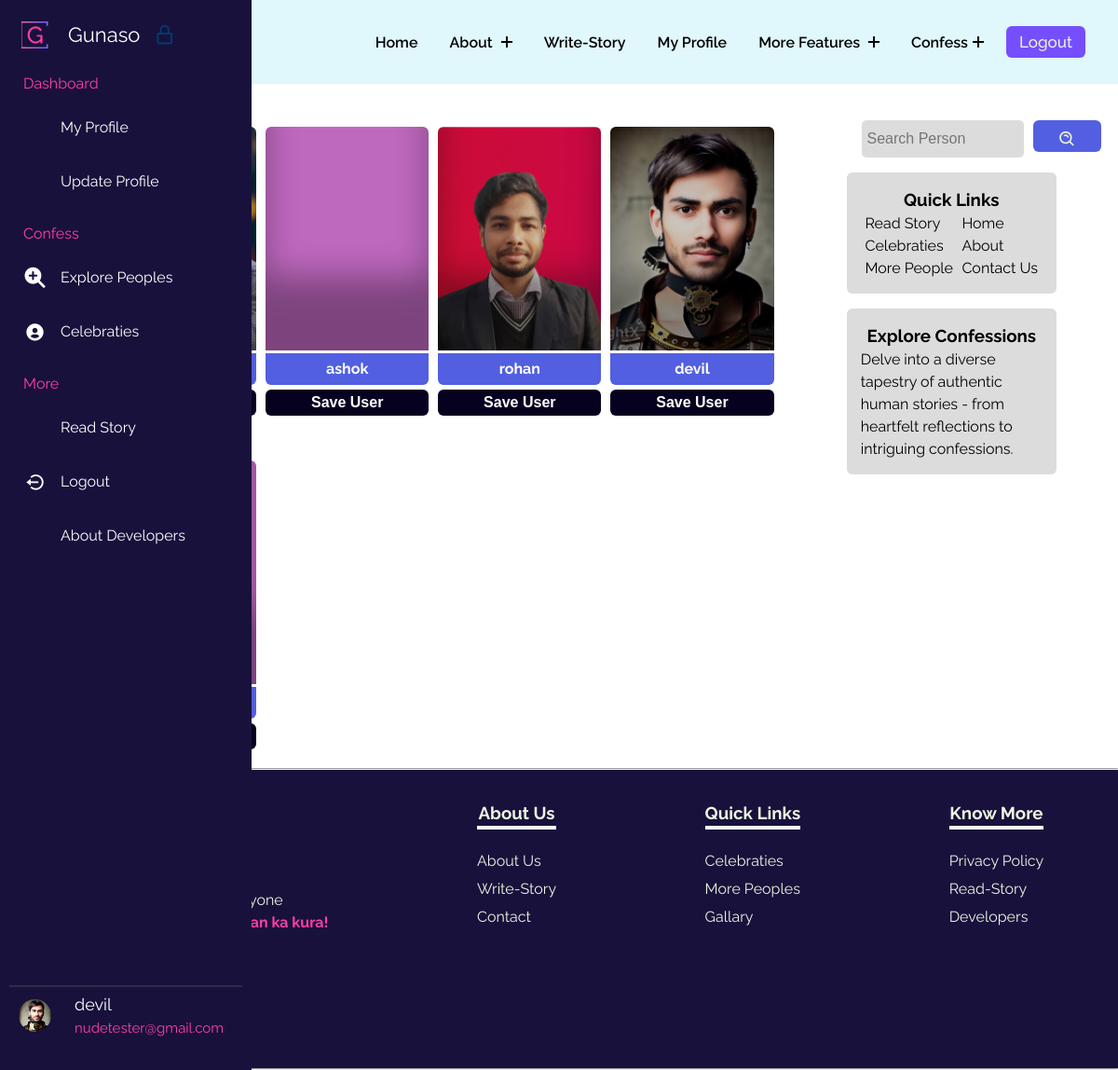
/persons/ (signed in), run on the app's committed database.
### gunasoApp/models.py (models this page shows, shortened)
class Profile(models.Model):
    user = models.OneToOneField(User, on_delete=models.CASCADE, related_name="Profile")
    image = models.ImageField(upload_to="gunasoApp/images/loggeduserImages", blank=True, default="upload-image")

### gunasoApp/views.py (the view)
# urls.py: path('persons/',views.persons, name='person'),
def persons(request):
    if request.user.is_anonymous:
        all_users = Profile.objects.all()
        uppercontext = {
            "all_users": all_users,
        }
        return render(request, 'persons.html', uppercontext)
    else:
        clipped_users_fetch = Clipping.objects.filter(user=request.user)
        all_users = Profile.objects.all()
        saved_users = clipped_users_fetch.values_list('visitedUser', flat=True)
        context = {
            "all_users": all_users,
            "saved_users": saved_users,
        }
        return render(request, 'persons.html', context)

### templates/persons.html (shortened to what this page needs)
{% extends 'base.html' %}
{% load static %}
        {% block base_style%}
        {{ block.super }}
        <link rel="stylesheet" href="{% static 'styles/persons.css' %}">
        {% endblock base_style%}
        {% block content %}
        <div class="famoustopicsmain">
            <div class="containflex">
                <div class="leftside">
                    <h2>Connect <span class="blue">with:</span></h2>
                    <div class="gridcontain">
                        {% for profile in all_users %}
                        <div data-aos="fade-up">
                            <div class="card" style="background-image: url(../media/{{profile.image}});">
                            </div>
                            <div class="linksbtns">
                                <a class="usernameanchor" href="../user/{{ profile.user }}">{{ profile.user }}</a>
                                {% if user.is_authenticated %}
                                {% if profile.user.id not in saved_users %}
                                <form action="{{ user }}/clip-system/{{ profile.user }}/" method="post">
                                    <input class="clipuserbtn" type="submit" value="Save User" name="" id="">
                                </form>
                                {% endif %}
                                {% endif %}
                            </div>
                        </div>
                        {% endfor %}
                    </div>
                </div>
                <div class="rightside">
                    <div class="searchdiv" data-aos="fade-down">
                        <form method="get" action="{% url 'searchperson' %}">
                            <input class="searchinp" type="search" placeholder="Search Person" aria-label="Search"
                                name="query" id="query">
                            <button class="copybtn" type="submit" style="margin: 0;">
                                <i class='bx bx-search-alt'></i>
                            </button>
                        </form>
                    </div>
                    <div class="catandside">
                        <div class="categoriesdiv" data-aos="fade-down">
                            <h3>Quick Links</h3>
                            <div class="uls">
                                <ul class="lineone">
                                    <li><a href="/read-story">Read Story</a></li>
                                    <li><a href="/topics">Celebraties</a></li>
                                    <li><a href="#">More People</a></li>
                                </ul>
                                <ul class="lineone">
                                    <li><a href="/">Home</a></li>
                                    <li><a href="/about">About</a></li>
                                    <li><a href="/contact">Contact Us</a></li>
                                </ul>
                            </div>
                        </div>
                        <div class="categoriesdiv" data-aos="fade-up">
                            <h3>Explore Confessions</h3>
                            <p>Delve into a diverse tapestry of authentic human stories - from heartfelt reflections to
                                intriguing confessions.</p>
                        </div>
                    </div>
                </div>
            </div>
        </div>
        {% endblock %}

### templates/base.html (shortened to what this page needs)
{% load static %}
{% load webpush_notifications %}
<!DOCTYPE html>
<html lang="en">
<head>
    {% block base_style%}
    <link rel="stylesheet" href="{% static 'styles/base.css' %}">
    <link href="https://unpkg.com/aos@2.3.1/dist/aos.css" rel="stylesheet">
    {% endblock base_style%}
    <link rel="stylesheet" href="https://cdnjs.cloudflare.com/ajax/libs/font-awesome/4.7.0/css/font-awesome.min.css" />
    <link href="https://cdn.jsdelivr.net/npm/remixicon@4.0.0/fonts/remixicon.css" rel="stylesheet" />
    <link flex href="https://unpkg.com/boxicons@2.1.4/css/boxicons.min.css" rel="stylesheet" />
</head>
<body>
    <header class="header">
        <div class="container_nav">
            <div class="header-main">
                <div class="logo">
                    <a href="/">
                        <div class="contentlogo">
                            <h2 class="text" data-text="Gunaso">
                            </h2>
                        </div>
                    </a>
                </div>
                <nav class="nav-menu">
                    <ul class="menu">
                        <li class="menu-item">
                            <a href="/">Home</a>
                        </li>
                        <li class="menu-item menu-item-has-children">
                            <a href="#" data-toggle="sub-menu">About <i class="plus"></i></a>
                        </li>
                        <li class="menu-item">
                            <a href="{% url 'writestory' %}">write-Story</a>
                        </li>
                        <li class="menu-item">
                            <a href="/user/{{request.user}}">My Profile</a>
                        </li>
                        <li class="menu-item menu-item-has-children">
                            <a href="#" data-toggle="sub-menu">More Features <i class="plus"></i></a>
                        </li>
                        <li class="menu-item menu-item-has-children">
                            <a href="#" data-toggle="sub-menu">Confess<i class="plus"></i></a>
                        </li>
                        {% if user.is_authenticated %}
                        <button id="logoutbtn" onclick="logoutfunc()">
                            Logout
                        </button>
                        {% endif %}
                    </ul>
                </nav>
            </div>
        </div>
    </header>
    <nav class="sidebar hoverable close">
        <div class="logo_items flex">
            <span class="nav_image">
                <img src="{% static 'images/logos/g-high-resolution-logo-transparent.png' %}" alt="logo_img" />
            </span>
            <span class="logo_name">Gunaso</span>
            <i class="bx bx-lock-alt" id="lock-icon" title="Unlock Sidebar"></i>
        </div>
        <div class="menu_container">
            <div class="menu_items">
                <ul class="menu_item">
                    <div class="menu_title flex">
                        <span class="title">Dashboard</span>
                    </div>
                    <li class="item">
                        <a href="/user/{{request.user}}" class="link flex">
                            <i style="color: #fff;">
                                <lord-icon src="https://cdn.lordicon.com/hrjifpbq.json" trigger="hover"
                                    style="width:35px;height:35px" colors="primary:#fff,secondary:#fff">
                                </lord-icon>
                            </i>
                            <span>My Profile</span>
                        </a>
                    </li>
                    <li class="item">
                        <a href="{% url 'update_profile' %}" class="link flex">
                            <i>
                                <lord-icon src="https://cdn.lordicon.com/ifsxxxte.json" trigger="hover"
                                    style="width:30px;height:30px" colors="primary:#fff,secondary:#fff">
                                </lord-icon>
                            </i>
                            <span>Update Profile</span>
                        </a>
                    </li>
                </ul>
                <ul class="menu_item">
                    <div class="menu_title flex">
                        <span class="title">Confess</span>
                    </div>
                    <li class="item">
                        <a href="{% url 'person' %}" class="link flex">
                            <i class="fa-solid fa-magnifying-glass-plus"></i>
                            <span>Explore Peoples</span>
                        </a>
                    </li>
                    <li class="item">
                        <a href="{% url 'topics' %}" class="link flex">
                            <i class='bx bxs-user-circle'></i>
                            <span>Celebraties</span>
                        </a>
                    </li>
                </ul>
                <ul class="menu_item">
                    <div class="menu_title flex">
                        <span class="title">More</span>
                    </div>
                    <li class="item">
                        <a href="{% url 'readstory' %}" class="link flex">
                            <i>
                                <lord-icon src="https://cdn.lordicon.com/depeqmsz.json" trigger="hover"
                                    style="width:30px;height:30px" colors="primary:#fff,secondary:#fff">
                                </lord-icon>
                            </i>
                            <span>Read Story</span>
                        </a>
                    </li>
                    <li class="item">
                        <a href="{% url 'logout' %}" class="link flex">
                            <i class='bx bx-log-out-circle'></i>
                            <span>Logout</span>
                        </a>
                    </li>
                    <li class="item">
                        <a href="{% url 'developers' %}" class="link flex">
                            <i>
                                <lord-icon src="https://cdn.lordicon.com/eodeknny.json" trigger="hover"
                                    style="width:30px;height:30px" colors="primary:#fff,secondary:#fff">
                                </lord-icon>
                            </i>
                            <span>About Developers</span>
                        </a>
                    </li>
                </ul>
            </div>
            <div class="sidebar_profile flex">
                {% if user.is_authenticated %}
                <span class="nav_image">
                    <img src="{{request.user.Profile.image.url}}" alt="logo_img"
                        style="border-radius: 50%; height: 35px; width:35px;" />
                </span>
                <div class="data_text">
                    <span class="name">{{request.user}}</span>
                    <br>
                    <span class="email">{{request.user.email}}</span>
                </div>
                {% else %}
                <span class="name">Login</span>
                {% endif %}
            </div>
        </div>
    </nav>
    {% block content %} {% endblock %}
    <hr>
    <footer class="footer">
        <div class="fone">
            <p>Gunaso for Everyone<br> <span>Pokham afna man ka kura!</span></p>
            <div class="footer-links">
                <a href=""></a>
                <a href=""></a>
                <a href=""></a>
            </div>
        </div>
        <div class="ftwo">
            <ul>
                <h3 class="footer-h3">About Us</h3>
                <li><a href="{% url 'about' %}">About Us</a></li>
                <li><a href="{% url 'writestory' %}">Write-Story</a></li>
                <li><a href="{% url 'contact' %}">Contact</a></li>
            </ul>
        </div>
        <div class="fthree">
            <ul>
                <h3 class="footer-h3">Quick Links</h3>
                <li><a href="{% url 'topics'%}">Celebraties</a></li>
                <li><a href="{% url 'person'%}">More Peoples</a></li>
                <li><a href="{% url 'gallary' %}">Gallary</a></li>
            </ul>
        </div>
        <div class="ffour">
            <ul>
                <h3 class="footer-h3">Know More</h3>
                <li><a href="{% url 'privacypolicy' %}">Privacy Policy</a></li>
                <li><a href="{% url 'readstory' %}">Read-Story</a></li>
                <li><a href="{% url 'developers' %}">Developers</a></li>
            </ul>
        </div>
    </footer>
</body>
</html>

### static/styles/persons.css (style rules this page uses)
* { margin: 0; padding: 0; box-sizing: border-box; }
:root { --dark: #05386B; --darkgreen: #379683; --bcolor: #5CDB95; --backupgreen: #8EE4AF; --para: #EDF5E1; --mainheading: #FFF; --hotish: #FF3FA4; --skyblue: #525FE1; --deepdark: #1010; }
.blue { color: var(--skyblue); }
.copybtn { cursor: pointer; background-color: var(--skyblue); font-family: inherit; display: inline-block; width: 5em; height: 2em; line-height: 1.9em; margin: 10px 0; position: relative; overflow: hidden; border: 2px solid var(--color); transition: color .5s; z-index: 1; font-size: 17px; border-radius: 6px; font-weight: 500; color: var(--para); }
.copybtn:before { content: ""; position: absolute; z-index: -1; background: var(--skyblue); height: 150px; width: 200px; border-radius: 50%; }
.copybtn:before { top: 100%; left: 100%; transition: all .7s; }
.famoustopicsmain { margin: 0 .5rem 0 5rem; }
.containflex { padding: 10px; display: flex; gap: 20px; }
.gridcontain { display: grid; grid-row-gap: 3rem; grid-column-gap:10px; grid-template-columns: repeat(4, 1fr) }
.card { padding: 6px; height: 30vh; border-top-left-radius: 6px; border-top-right-radius: 6px; box-shadow: rgba(0, 0, 0, 0.35) 0px -80px 36px -1px inset; background-color: violet; background-size: cover; background-position: center; background-repeat: no-repeat; filter: brightness(80%); }
a { text-decoration: none; }
.usernameanchor { display: flex; justify-content: center; font-weight: bold; margin-top: 3px; font-size: 16px; background-color: var(--skyblue); padding: 5px 10px; border-bottom-left-radius: 6px; border-bottom-right-radius: 6px; width: inherit; color: #ffffff; }
.linksbtns { display: flex; flex-direction: column; gap: 5px; }
.gridcontain form { width: 100%; }
form .clipuserbtn { border: none; cursor: pointer; display: flex; justify-content: center; font-weight: bold; font-size: 16px; background-color: rgb(7, 1, 32); padding: 5px 10px; border-radius: 6px; width: inherit; color: #ffffff; }
.leftside { padding: 0 10px 10px 10px; flex-basis: 70%; }
.rightside { padding-top: 13px; flex-basis: 30%; border-radius: 6px; }
.searchdiv { margin-top: 1rem; display: flex; align-items: center; margin-left: 4rem; }
.searchdiv form { display: flex; gap: 10px; }
.searchdiv i { line-height: 5vh; font-size: 20px; }
.searchinp { padding: 6px; width: 78%; background-color: gainsboro; height: 5vh; }
.searchinp { border: none; font-size: 16px; border-radius: 5px; }
.catandside { display: flex; flex-direction: column; align-items: center; }
.categoriesdiv { margin-top: 1rem; border-radius: 6px; padding: 15px; background-color: gainsboro; text-align: center; width: 70%; }
.categoriesdiv p { text-align: left; }
.uls { display: flex; justify-content: space-around; }
.uls ul { text-align: left; }
.uls ul li a { text-decoration: none; color: #000; cursor: pointer; }

### data on the page
Profile: user "ashok"
Profile: image (picture), user "rohan"
Profile: image (picture), user "devil"

### other printed values
{{ request.user }} "devil"
{{ request.user.email }} "nudetester@gmail.com"
